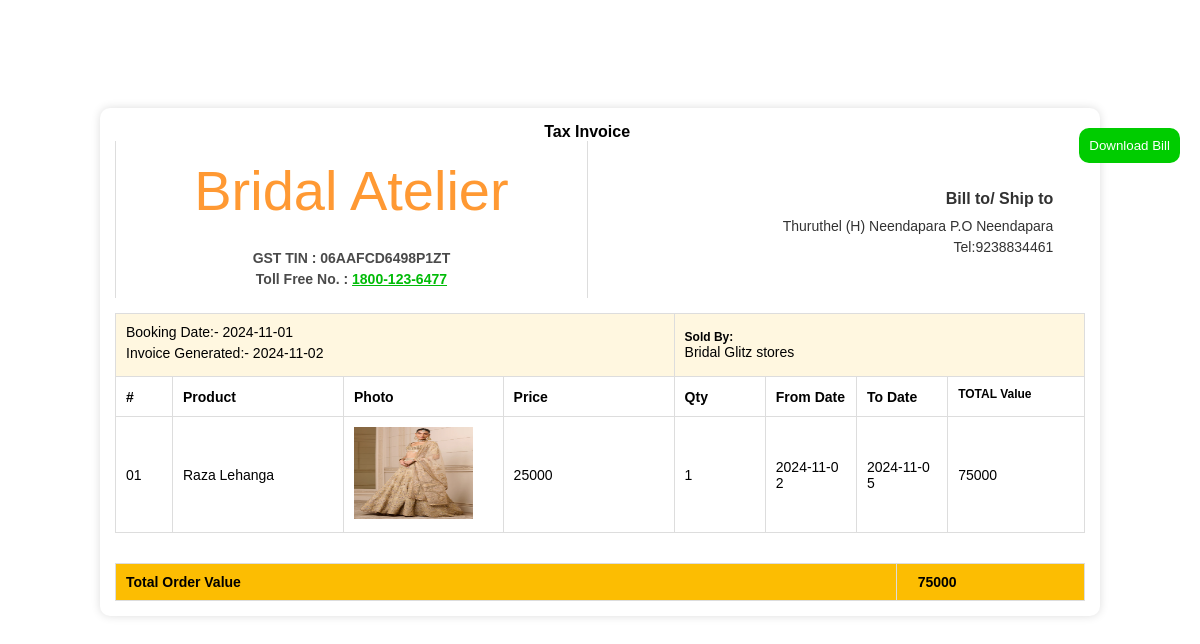
The app's page /Project/User/Bill.php?id=1 with its own data.
### tables this page shows
CREATE TABLE `tbl_cart` (
  `cart_id` int(11) NOT NULL,
  `cart_quantity` int(11) NOT NULL,
  `cart_status` int(11) NOT NULL DEFAULT 0,
  `product_id` int(11) NOT NULL,
  `booking_id` int(11) NOT NULL
);

CREATE TABLE `tbl_user` (
  `user_id` int(11) NOT NULL,
  `user_name` varchar(30) NOT NULL,
  `user_email` varchar(30) NOT NULL,
  `user_contact` varchar(10) NOT NULL,
  `user_address` varchar(50) NOT NULL,
  `place_id` int(11) NOT NULL,
  `user_photo` varchar(100) NOT NULL,
  `user_password` varchar(8) NOT NULL
);

CREATE TABLE `tbl_booking` (
  `booking_id` int(11) NOT NULL,
  `booking_date` varchar(10) NOT NULL,
  `booking_amount` int(11) NOT NULL,
  `booking_status` int(11) NOT NULL DEFAULT 0,
  `booking_foredate` varchar(10) NOT NULL,
  `booking_returningdate` varchar(10) NOT NULL,
  `user_id` int(11) NOT NULL
);

CREATE TABLE `tbl_shop` (
  `shop_id` int(11) NOT NULL,
  `shop_name` varchar(30) NOT NULL,
  `shop_vstatus` int(11) NOT NULL DEFAULT 0,
  `shop_email` varchar(30) NOT NULL,
  `shop_password` varchar(8) NOT NULL,
  `shop_address` varchar(50) NOT NULL,
  `shop_logo` varchar(100) NOT NULL,
  `shop_proof` varchar(100) NOT NULL,
  `shop_doj` varchar(10) NOT NULL,
  `shop_contact` varchar(10) NOT NULL,
  `place_id` int(11) NOT NULL
);

CREATE TABLE `tbl_product` (
  `product_id` int(11) NOT NULL,
  `product_name` varchar(100) NOT NULL,
  `product_description` varchar(600) NOT NULL,
  `product_price` int(11) NOT NULL,
  `product_photo` varchar(100) NOT NULL,
  `subcategory_id` int(11) NOT NULL,
  `shop_id` int(11) NOT NULL,
  `material_id` int(11) NOT NULL,
  `product_vstatus` int(11) NOT NULL DEFAULT 0
);

### Project/User/Bill.php (the view, shortened to what this page needs)
<?php
include("../Assets/Connection/connection.php");
$selqry="select * from tbl_cart c inner join tbl_booking b on b.booking_id=c.booking_id inner join tbl_user u on u.user_id=b.user_id inner join tbl_product p on p.product_id=c.product_id inner join tbl_shop k on k.shop_id=p.shop_id where c.cart_id='".$_GET["id"]."'";
$result=$con->query($selqry);
$data=$result->fetch_assoc();
?>
<!DOCTYPE html>
<html>
  <head>
  </head>
  <body>
 <br /><br /><br /><br /><br /><br />
  <button id="cmd" onClick="printDiv('content')" style="float:right;color:#FFF;background:#0C0;border:none;margin:20px;padding:10px;border-radius:10px" >Download Bill</button>
    <section class="main-pd-wrapper" style="width: 1000px; margin: auto" id="content">
      <div style="display: table-header-group">
        <h4 style="text-align: center; margin: 0">
          <b>Tax Invoice</b>
        </h4>
        <table style="width: 100%; table-layout: fixed">
          <tr>
            <td
              style="border-left: 1px solid #ddd; border-right: 1px solid #ddd"
            >
              <div
                style="
                  text-align: center;
                  margin: auto;
                  line-height: 1.5;
                  font-size: 14px;
                  color: #4a4a4a;
                "
              >
              	<span
                style="color:#F93;font-size:56px">Bridal Atelier</span>
                <p style="font-weight: bold; margin-top: 15px">
                  GST TIN : 06AAFCD6498P1ZT
                </p>
                <p style="font-weight: bold">
                  Toll Free No. :
                  <a href="tel:018001236477" style="color: #00bb07"
                    >1800-123-6477</a
                  >
                </p>
              </div>
            </td>
            <td
              align="right"
              style="
                text-align: right;
                padding-left: 50px;
                line-height: 1.5;
                color: #323232;
              "
            >
              <div>
                <h4 style="margin-top: 5px; margin-bottom: 5px">
                  Bill to/ Ship to
                </h4>
                <p style="font-size: 14px">
                  <?php echo $data["user_address"] ?>
                  <br />
                  Tel:<?php echo $data["user_contact"] ?>
                </p>
              </div>
            </td>
          </tr>
        </table>
      </div>
      <table
        class="table table-bordered h4-14"
        style="width: 100%; -fs-table-paginate: paginate; margin-top: 15px"
      >
        <thead style="display: table-header-group">
          <tr
            style="
              margin: 0;
              background: #fcbd021f;
              padding: 15px;
              padding-left: 20px;
              -webkit-print-color-adjust: exact;
            "
          >
            <td colspan="4">
              <p>Booking Date:- <?php echo $data["booking_date"] ?></p>
              <p style="margin: 5px 0">Invoice Generated:- <?php echo date("Y-m-d"); ?></p>
            </td>
            <td colspan="4" style="width: 300px">
              <h4 style="margin: 0">Sold By:</h4>
              <p>
                <?php echo $data["shop_name"] ?>
              </p>
            </td>
          </tr>
          <tr>
            <th style="width: 50px">#</th>
            <th style="width: 150px">Product</th>
            <th style="width: 100px">Photo</th>
            <th style="width: 150px">Price</th>
            <th style="width: 80px">Qty</th>
            <th style="width: 80px">From Date</th>
            <th style="width: 80px">To Date</th>
            <th style="width: 120px"><h4>TOTAL Value</h4></th>
          </tr>
        </thead>
        <tbody>
        <?php
$selqry1 = "SELECT * FROM tbl_cart c
             INNER JOIN tbl_booking b ON b.booking_id=c.booking_id
             INNER JOIN tbl_user u ON u.user_id=b.user_id
             INNER JOIN tbl_product p ON p.product_id=c.product_id
             INNER JOIN tbl_shop k ON k.shop_id=p.shop_id
             WHERE c.cart_id='" . $_GET["id"] . "'";
$result1 = $con->query($selqry1);
$grandTotal = 0;
while ($data1 = $result1->fetch_assoc()) {
    $total = $data1["product_price"] * $data1["cart_quantity"];
    $sdate = $data1["booking_foredate"];
    $edate = $data1["booking_returningdate"];
    $startDate = new DateTime($sdate);
    $endDate = new DateTime($edate);
    $interval = $startDate->diff($endDate);
    $totalDays = $interval->days;
    $totalPrice = $total * ($totalDays > 0 ? $totalDays : 1);
    $grandTotal += $totalPrice;
    ?>
    <tr>
        <td>01</td>
        <td><?php echo $data1["product_name"] ?></td>
        <td><img src="../Assets/Files/Product/Photos/<?php echo $data1["product_photo"]; ?>" width="119" height="92" /></td>
        <td><?php echo $data1["product_price"] ?></td>
        <td><?php echo $data1["cart_quantity"] ?></td>
        <td><?php echo $data1["booking_foredate"] ?></td>
        <td><?php echo $data1["booking_returningdate"] ?></td>
        <td><?php echo $totalPrice ?></td>
    </tr>
    <?php
}
?>
        </tbody>
      </table>
      <table class="hm-p table-bordered" style="width: 100%; margin-top: 30px">
        <tr style="background: #fcbd02">
          <th>Total Order Value</th>
          <td style="width: 70px; text-align: right; border-right: none">
            <b><?php echo $grandTotal ?></b>
          </td>
          <td colspan="5" style="border-left: none"></td>
        </tr>
      </table>
    </section>
</body>
</html>

### Project/User/Bill.php (style rules this page uses)
* { box-sizing: border-box; }
.table-bordered td, .table-bordered th { border: 1px solid #ddd; padding: 10px; word-break: break-all; }
body { font-family: Arial, Helvetica, sans-serif; margin: 0; padding: 0; font-size: 16px; }
.h4-14 h4 { font-size: 12px; margin-top: 0; margin-bottom: 5px; }
pre, p { padding: 0; margin: 0; }
table { font-family: arial, sans-serif; width: 100%; border-collapse: collapse; padding: 1px; }
td, th { text-align: left; padding: 8px 6px; }
.hm-p td, .hm-p th { padding: 3px 0px; }
.main-pd-wrapper { box-shadow: 0 0 10px #ddd; background-color: #fff; border-radius: 10px; padding: 15px; }
.table-bordered td, .table-bordered th { border: 1px solid #ddd; padding: 10px; font-size: 14px; }

### records on screen
tbl_cart: tbl_user.user_address "Thuruthel (H) Neendapara P.O Neendapara", tbl_user.user_contact "9238834461", booking.booking_date "2024-11-01", tbl_shop.shop_name "Bridal Glitz stores", product.product_name "Raza Lehanga", product.product_photo (picture), product.product_price "25000", cart_quantity "1", booking.booking_foredate "2024-11-02", booking.booking_returningdate "2024-11-05", totalPrice "75000"

### other values on screen
$grandTotal "75000"
